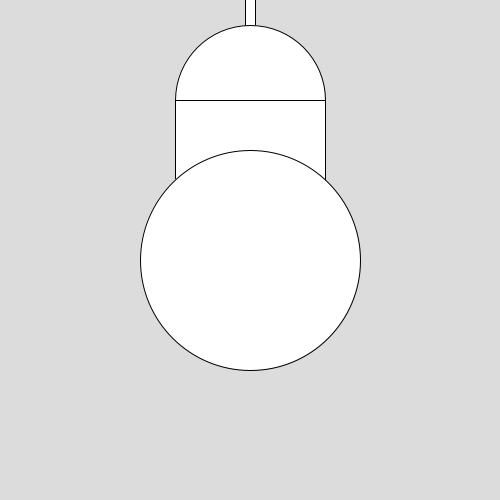
Frame 1 (no input)
Frame 60 (the mouse pressed at the canvas centre just before this capture): identical to frame 1, image omitted
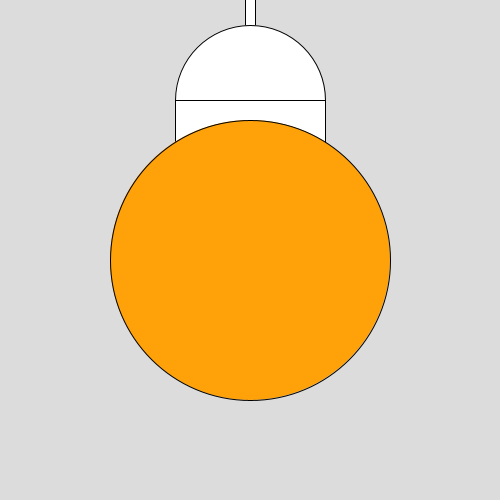
Frame 120 (the mouse held since frame 60 and released just before this capture)

The Processing sketch that drew these frames (run headless with seeded random() and noise(); from frame 60 on, the mouse is pressed at the canvas centre):

// Processing sketch: BulbMouseInteraction
// ── BulbMouseInteraction.pde
int bulbSize = 220;
int posX = 250 , size = 220;
int upperBulbSize = 150;

void setup() {
  size(500, 500);
  background(220);
}

void draw() {
  background(220);
  fill(255);  
  rect(245, -25, 10, 50); //Wire
  circle(posX, 100, upperBulbSize); //bulbtop
  rect(175, 100, upperBulbSize, upperBulbSize); //bulbmid
  //boolean something = false;
  if(mouseX >= (posX - (posX * 0.5))
  && mouseX <= (posX + (posX * 0.5))
  && mouseY >= (posX - (posX * 0.5))
  && mouseY <= (posX + (posX * 0.5)))
  
  {
  bulbSize = 280;
  fill(255, 162, 10);
  } else {
    bulbSize=220;
    fill(255);
  }
  circle(posX, 260, bulbSize); //bulb
  

}

// ── Bulb_Class.pde
class Bulb {
  // Fields: values stored by each Bulb object
  int posX;
  int upperBulbSize;
  int bulbSize;
  float hoverOffset;

  // Constructor: runs when we create a Bulb with new Bulb()
  Bulb() {

  upperBulbSize = 150;
  bulbSize = 220;

  }
  void display() {
    posX = width / 2;
    hoverOffset = posX * 0.5;
    fill(255); 
    rect(posX - 10 /2 , -25, 10, 50); //wire
    circle(posX, 100, upperBulbSize); //bulbtop
    rect(posX - upperBulbSize /2 , 100, upperBulbSize, upperBulbSize); //bulbmid
    if (dist(posX, 260 ,mouseX, mouseY) < 110) { //checks if the mouse is within 110 pixels of the bottom circle's centre
    bulbSize = 280;
    fill(255, 162, 10);
    } else {
      bulbSize=220;
      fill(255);
    }
    circle(posX, 260, bulbSize); //bulb
      
  }
}
